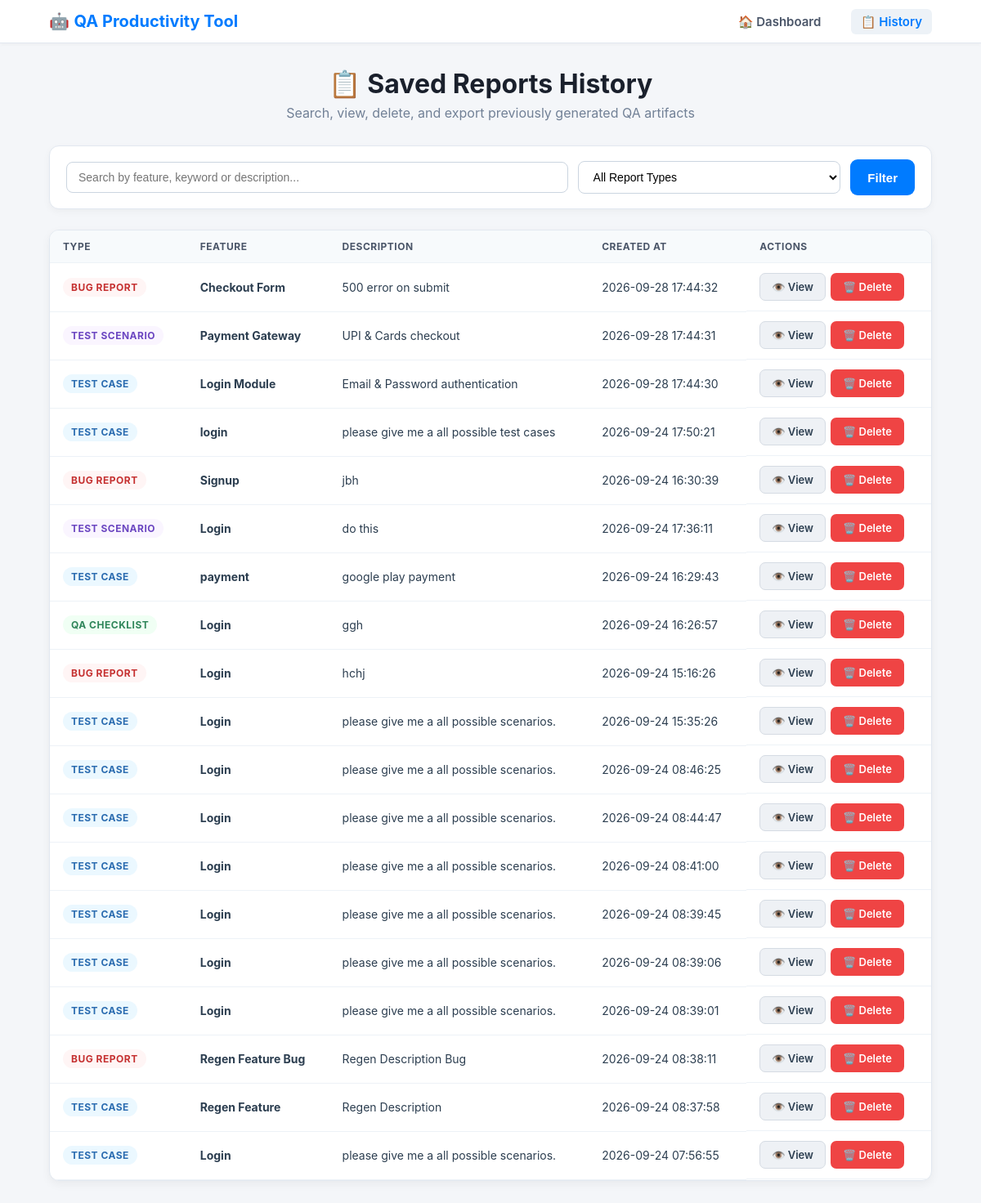
The page /search on the database as committed earlier.
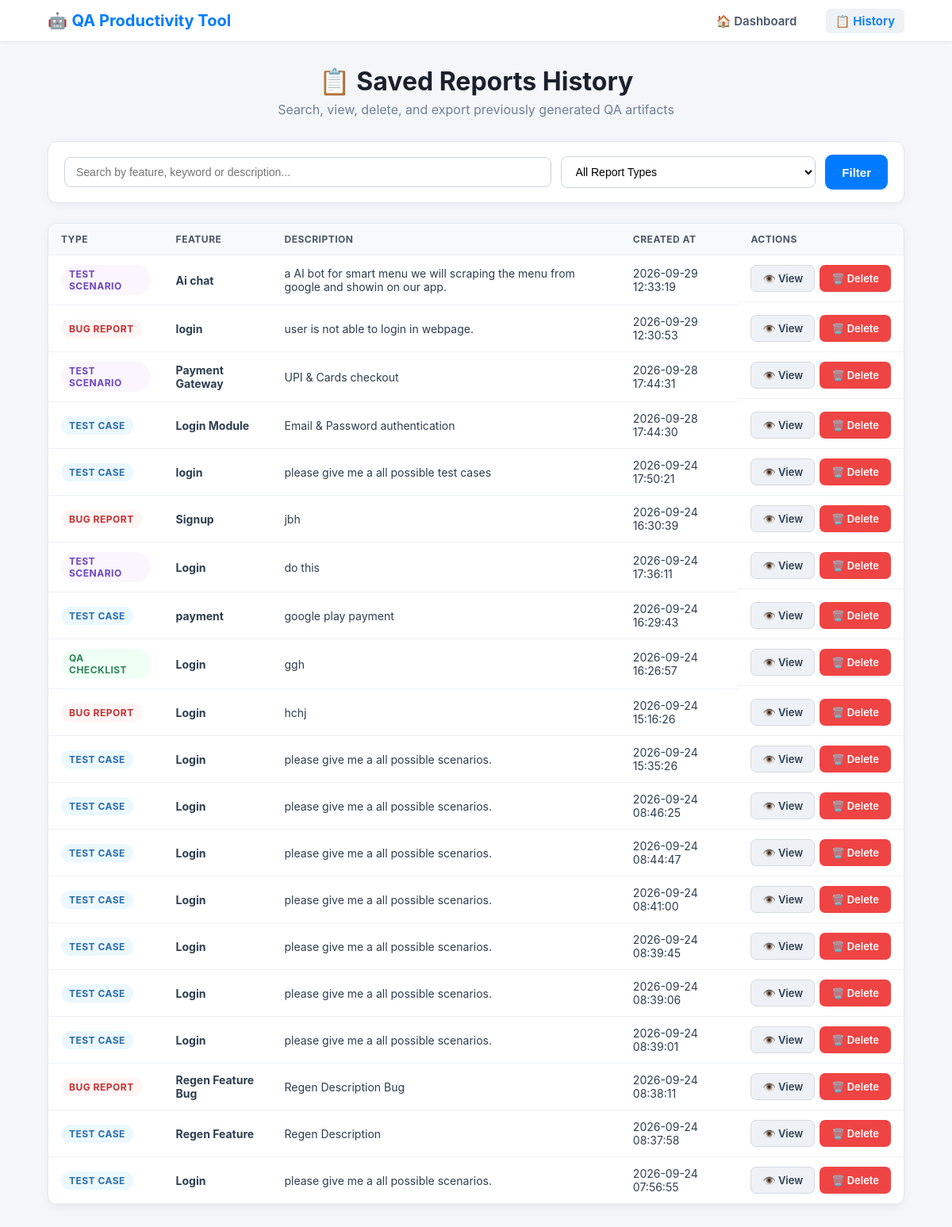
The same page on the database as committed later.
### tables this page shows
CREATE TABLE reports (
                id INTEGER PRIMARY KEY AUTOINCREMENT,
                type TEXT NOT NULL,
                feature TEXT NOT NULL,
                description TEXT NOT NULL,
                content TEXT,
                created_at TIMESTAMP DEFAULT CURRENT_TIMESTAMP
            );

### app.py (the view)
@app.route("/history")
@app.route("/search")
def history():
    query = request.args.get("q", "").strip()
    type_filter = request.args.get("type", "").strip()
    conn = get_db()
    cursor = conn.cursor()
    sql = "SELECT * FROM reports WHERE 1=1"
    params = []
    if query:
        sql += " AND (feature LIKE ? OR description LIKE ? OR content LIKE ?)"
        params.extend([f"%{query}%", f"%{query}%", f"%{query}%"])
    if type_filter:
        sql += " AND type = ?"
        params.append(type_filter)
    sql += " ORDER BY id DESC"
    cursor.execute(sql, params)
    reports = cursor.fetchall()
    conn.close()
    return render_template("history.html", reports=reports, query=query, type_filter=type_filter)

### app.py (called while the page is built, shortened)
def get_db():
    db_path = DATABASE
    conn = sqlite3.connect(db_path)
    conn.row_factory = sqlite3.Row
    return conn

### templates/history.html (shortened to what this page needs)
<!DOCTYPE html>
<html lang="en">
<head>
    <link rel="stylesheet" href="{{ url_for('static', filename='style.css') }}">
</head>
<body>
<header class="navbar">
    <div class="nav-container">
        <div class="logo">🤖 <strong>QA Productivity Tool</strong></div>
        <nav class="nav-links">
            <a href="/">🏠 Dashboard</a>
            <a href="/history" class="active">📋 History</a>
        </nav>
    </div>
</header>
<div class="container">
    <div class="header-section">
        <h1>📋 Saved Reports History</h1>
        <p class="subtitle">Search, view, delete, and export previously generated QA artifacts</p>
    </div>
    <div class="filter-card">
        <form action="/history" method="GET" class="filter-form">
            <input type="text" name="q" value="{{ query }}" placeholder="Search by feature, keyword or description..." class="input-search">
            <select name="type" class="select-filter">
                <option value="">All Report Types</option>
            </select>
            <button type="submit" class="btn btn-primary">Filter</button>
        </form>
    </div>
    {% if reports %}
    <div class="table-container">
        <table class="data-table">
            <thead>
                <tr>
                    <th>Type</th>
                    <th>Feature</th>
                    <th>Description</th>
                    <th>Created At</th>
                    <th>Actions</th>
                </tr>
            </thead>
            <tbody>
                {% for r in reports %}
                <tr>
                    <td><span class="badge badge-{{ r.type|lower|replace(' ', '-') }}">{{ r.type }}</span></td>
                    <td><strong>{{ r.feature }}</strong></td>
                    <td>{{ r.description|truncate(80) }}</td>
                    <td>{{ r.created_at }}</td>
                    <td class="action-cell">
                        <a href="/view/{{ r.id }}" class="btn btn-secondary btn-sm">👁️ View</a>
                        <a href="/delete/{{ r.id }}" class="btn btn-danger btn-sm">🗑️ Delete</a>
                    </td>
                </tr>
                {% endfor %}
            </tbody>
        </table>
    </div>
    {% endif %}
</div>
</body>
</html>

### static/style.css (style rules this page uses)
body { margin: 0; padding: 0; background: #f4f6f9; font-family: -apple-system, BlinkMacSystemFont, "Segoe UI", Roboto, Helvetica, Arial, sans-serif; color: #2c3e50; }
.navbar { background: #ffffff; border-bottom: 1px solid #e2e8f0; padding: 14px 0; box-shadow: 0 2px 4px rgba(0,0,0,0.03); }
.nav-container { width: 90%; max-width: 1150px; margin: 0 auto; display: flex; justify-content: space-between; align-items: center; }
.logo { font-size: 20px; color: #007bff; }
.nav-links a { margin-left: 20px; text-decoration: none; color: #4a5568; font-weight: 600; font-size: 15px; padding: 6px 12px; border-radius: 6px; transition: all 0.2s ease; }
.nav-links a:hover, .nav-links a.active { background: #edf2f7; color: #007bff; }
.container { width: 90%; max-width: 1150px; margin: 30px auto 60px auto; }
.header-section { text-align: center; margin-bottom: 30px; }
h1 { color: #1a202c; margin-bottom: 6px; }
.subtitle { color: #718096; margin-top: 0; font-size: 16px; }
input, textarea, select { width: 100%; padding: 10px 14px; box-sizing: border-box; border: 1px solid #cbd5e0; border-radius: 8px; font-size: 14px; transition: border-color 0.2s ease; background: #ffffff; }
.btn { display: inline-flex; align-items: center; justify-content: center; min-height: 44px; padding: 0 20px; border-radius: 9px; border: 1px solid transparent; font-size: 15px; font-weight: 600; text-decoration: none; cursor: pointer; box-sizing: border-box; transition: all 0.2s ease; }
.btn-primary { background: #007bff; color: #ffffff; }
.btn-secondary { background: #eef1f5; color: #2c3e50; border-color: #d5dbe3; }
.btn-danger { background: #ef4444; color: #ffffff; }
.btn-sm { min-height: 34px; padding: 0 14px; font-size: 13px; border-radius: 7px; }
.badge { display: inline-block; padding: 4px 10px; border-radius: 20px; font-size: 12px; font-weight: 700; text-transform: uppercase; letter-spacing: 0.5px; }
.badge-test-case { background: #ebf8ff; color: #2b6cb0; }
.badge-test-scenario { background: #faf5ff; color: #6b46c1; }
.badge-bug-report { background: #fff5f5; color: #c53030; }
.badge-qa-checklist { background: #f0fff4; color: #2f855a; }
.table-container { background: #ffffff; border-radius: 12px; box-shadow: 0 4px 12px rgba(0,0,0,0.05); border: 1px solid #e2e8f0; overflow-x: auto; }
.data-table { width: 100%; border-collapse: collapse; }
.data-table th, .data-table td { padding: 12px 16px; text-align: left; border-bottom: 1px solid #edf2f7; font-size: 14px; }
.data-table th { background: #f7fafc; color: #4a5568; font-weight: 700; text-transform: uppercase; font-size: 12px; letter-spacing: 0.5px; }
.action-cell { white-space: nowrap; display: flex; gap: 6px; }
.filter-card { background: #ffffff; padding: 16px 20px; border-radius: 12px; box-shadow: 0 3px 10px rgba(0,0,0,0.04); border: 1px solid #e2e8f0; margin-bottom: 25px; }
.filter-form { display: flex; gap: 12px; align-items: center; }
.filter-form .input-search { flex: 2; margin-top: 0; }
.filter-form .select-filter { flex: 1; margin-top: 0; }
.filter-form .btn { margin-top: 0; }

Rows that differ between the two databases and show on the page:
removed reports: type "BUG REPORT", feature "Checkout Form", description "500 error on submit", created_at "2026-09-28 17:44:32"
added reports: type "TEST SCENARIO", feature "Ai chat", description "a AI bot for smart menu we will scraping the menu from google and showin on our app.", created_at "2026-09-29 12:33:19"
added reports: type "BUG REPORT", feature "login", description "user is not able to login in webpage.", created_at "2026-09-29 12:30:53"
